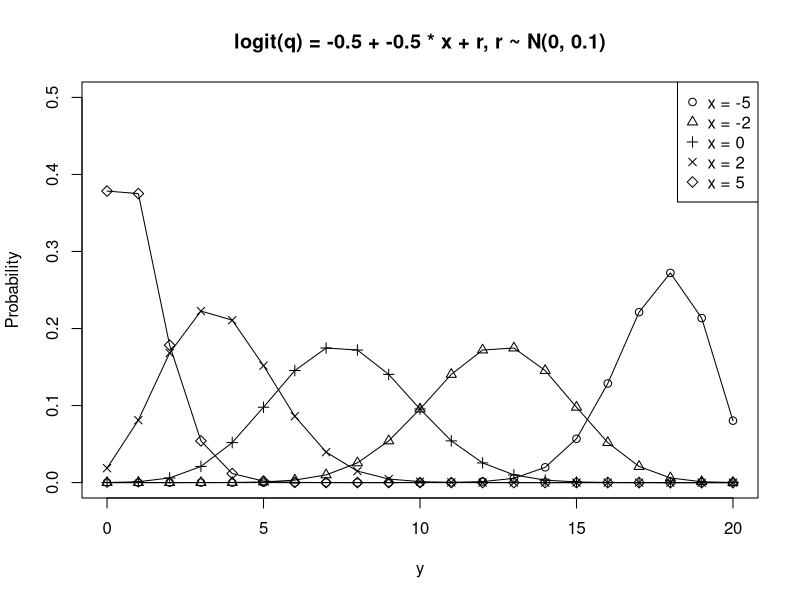
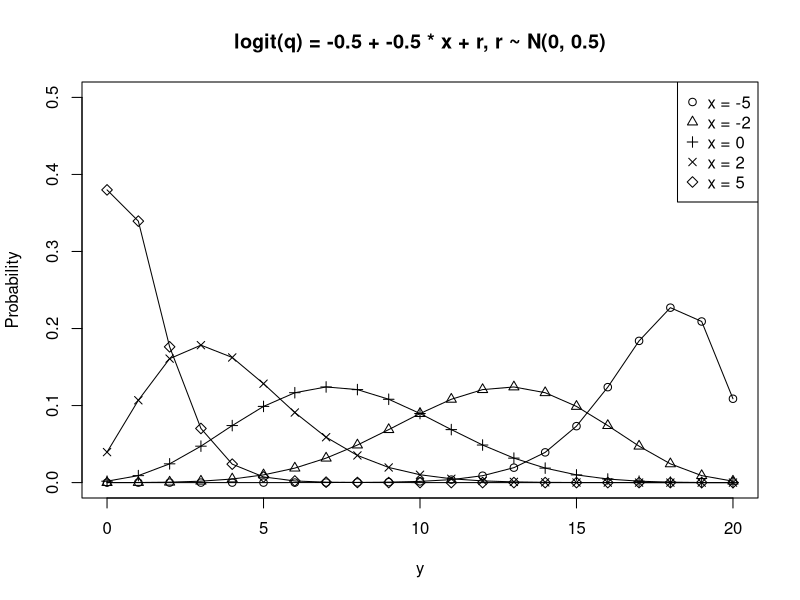
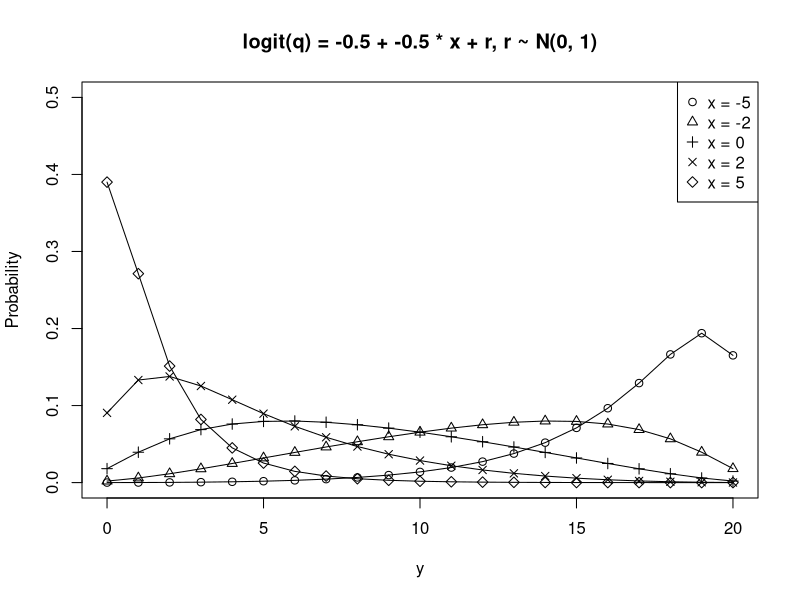
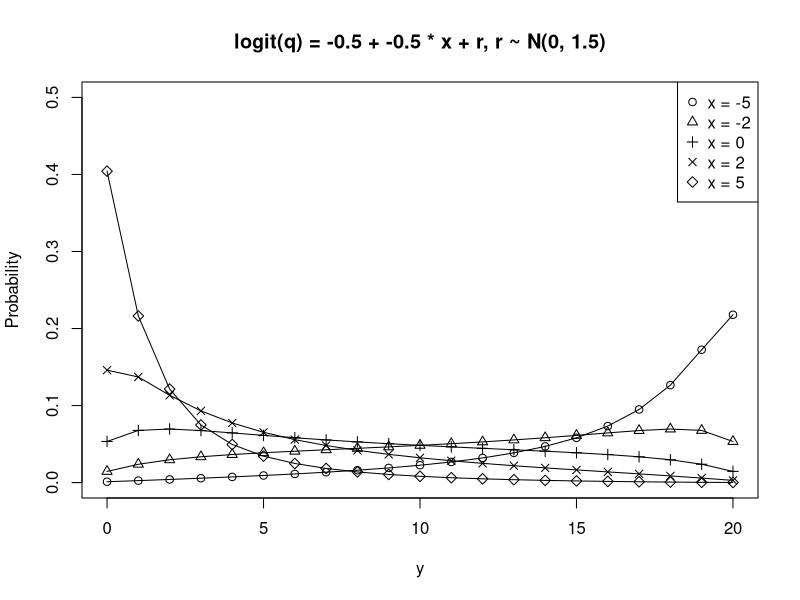
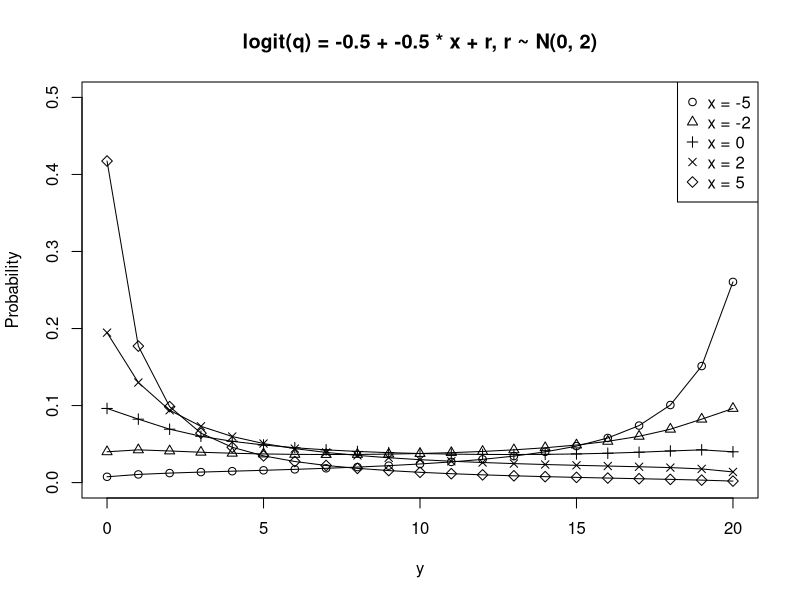
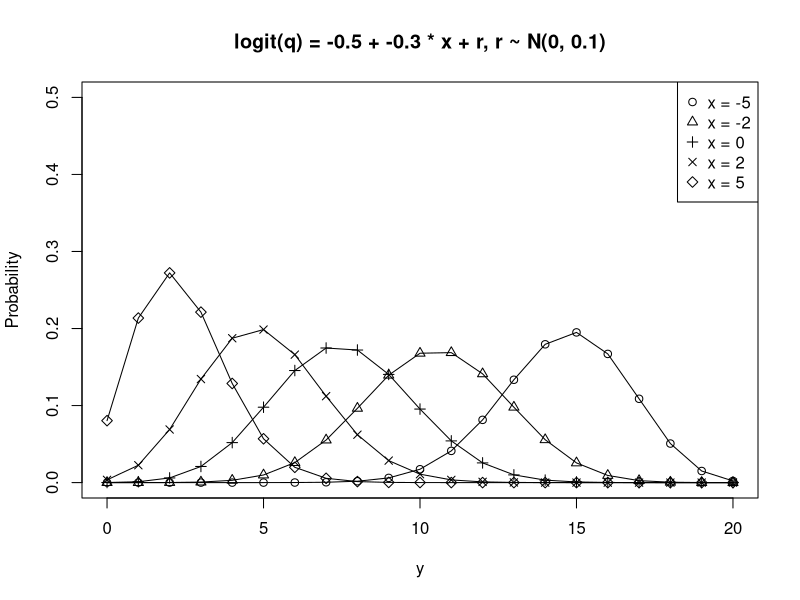
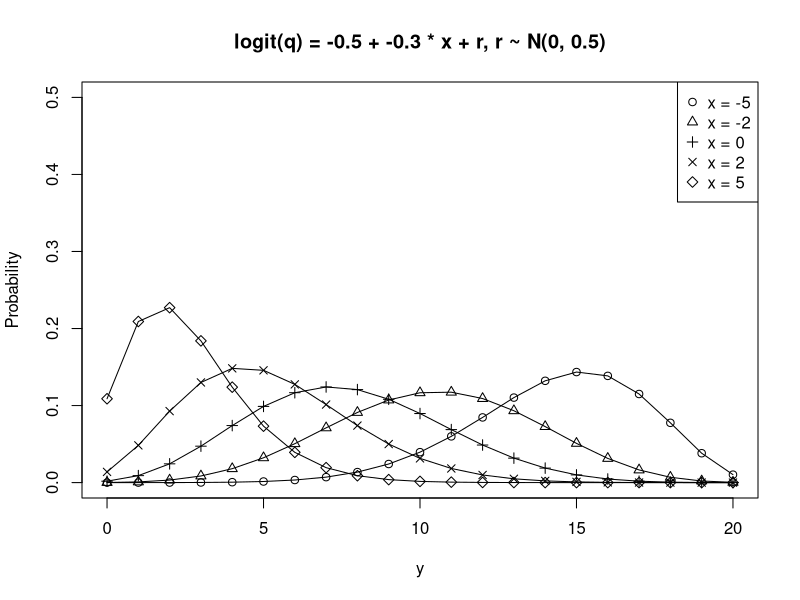
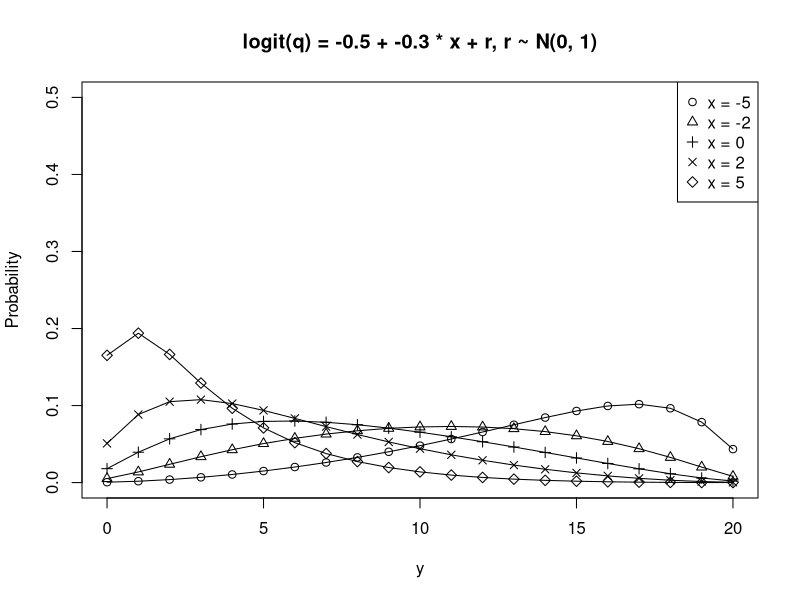

Recreate these plots in R, in order.
N <- 20

linkFunction <- function(b1, b2, x) {
  function(r) {
    1 / (1 + exp(-b1 - b2 * x - r))
  }
}

distribution <- function(s, linkFunction) {
  l <- match.fun(linkFunction)
  function(y) {
    sum <- 0
    for (r in seq(-100, 100, by = 0.1)) {
      sum <- sum + dbinom(y, N, l(r)) * dnorm(r, mean = 0, sd = s) * 0.1
    }
    sum
  }
}


xl <- "y"
yl <- "Probability"
xs <- c(-5,-2,0,2,5) 
ys <- 0:20
legends = paste0("x = ", xs)
for (b1 in seq(-0.5, 0.5, by = 0.2)) {
  for (b2 in seq(-0.5, 0.5, by = 0.2)) {
    for (s in c(0.1, 0.5, 1, 1.5, 2)) {
      title <- paste0("logit(q) = ", b1, " + ", b2, " * x + r, r ~ N(0, ", s, ")")
      plot(0, 0, type = "n", xlim = c(0, 20), ylim = c(0.0, 0.5), main = title, xlab = xl, ylab = yl)
      for (i in 1:5) {
        l <- linkFunction(b1, b2, xs[i])
        d <- distribution(s, l)
        lines(ys, d(ys), type = "l")
        points(ys, d(ys), pch = i)
      }
      legend("topright", legend = legends, pch = 1:5)
    }
  }
}
